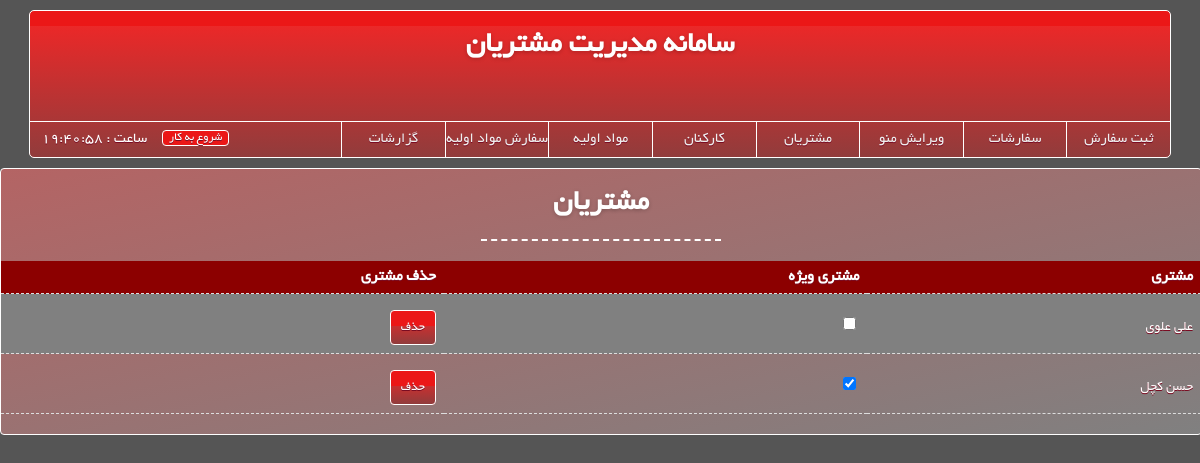
The app's page /customers/ (signed in) with its own data.
### app/models.py (models this page shows)
class Customer(models.Model):
	name = models.CharField(max_length=64)
	isVIP = models.BooleanField(default=False)

### app/views.py (the view, shortened to what this page needs)
# urls.py: path('customers/', views.customers_view, name='customers'),
@login_required
def customers_view(request):
	customers = Customer.objects.all()
	return render(request, 'customers.html',{'customers':customers})

### app/context_processors.py (called while the page is built)
def addtime(request):
    return {'now':timezone.localtime(timezone.now())}

### app/templates/customers.html (shortened to what this page needs)
{% extends 'base.html' %}
{% block content %}
  <p class="page-title">مشتریان</p>
  <div class="customers">
    <table>
      <tr>
        <th>حذف مشتری</th>
        <th>مشتری ویژه</th>
        <th>مشتری</th>
      </tr>
      {% for customer in customers %}
      <tr>
        <td><button class="editbtn" onclick="delcustomer(this)" >حذف</button></td>
        <td style="direction:rtl"><input type='checkbox' {% if customer.isVIP %} checked {% endif %} onchange="submitVIP(this)"></td>
        <td id='customer-name'>{{ customer.name }}</td>
      </tr>
      {% endfor %}
    </table>
  </div>
{% endblock %}

### app/static/css/base_style.css (style rules this page uses)
body * { font-family: 'BYekan'; }
body { font-family: 'BYekan'; background-color: #fff; text-align: right; text-decoration: none; background: #555; }
.page-title { width: 20%; margin: 0 auto 20px auto; text-align: center; padding-bottom: 20px; border-bottom: 2px dashed white; font-size: 30px; font-weight: 600; text-shadow: 0 1px 4px rgba(0,0,0,.2); }
input { border:1px solid rgba(255,255,255,.5); color:rgba(255,255,255,.5); border-radius:.25em; background:transparent; transition:all .100s; }
table { border-collapse: collapse; width: 100%; margin-bottom: 20px; text-align: right; }
tr:nth-child(even) { background-color: gray }
td { font-weight: normal;font-size: 14px; }
th, td { padding: 8px; border-bottom: 1px dashed #ddd; }
#menuedit .itemPrice,.itemName,input { font-size: 17px; }
.editbtn { -moz-box-shadow:inset 0px 39px 0px -24px #eb1717; -webkit-box-shadow:inset 0px 39px 0px -24px #eb1717; box-shadow:inset 0px 39px 0px -24px #eb1717; background:-webkit-gradient(linear, left top, left bottom, color-stop(0.05, #f02727), color-stop(1, #913c3c)); background:-moz-linear-gradient(top, #f02727 5%, #913c3c 100%); background:-webkit-linear-gradient(top, #f02727 5%, #913c3c 100%); background:-o-linear-gradient(top, #f02727 5%, #913c3c 100%); background:-ms-linear-gradient(top, #f02727 5%, #913c3c 100%); background:linear-gradient(to bottom, #f02727 5%, #913c3c 100%); filter:progid:DXImageTransform.Microsoft.gradient(startColorstr='#f02727', endColorstr='#913c3c',GradientType=0); background-color:#f02727; -moz-border-radius:4px; -webkit-border-radius:4px; border-radius:4px; border:1px solid #ffffff; cursor:pointer; padding: 10px; color:#ffffff; margin: 8px auto 0 auto; font-size:13px; text-decoration:none; text-shadow:0px 1px 0px #7a0c22; }
.customers th { background: #8c0000; font-weight: bold;font-size: 16px; }
.customers tr { font-size: 15px; }

### records on screen
Customer: name "علی علوی"
Customer: isVIP "☑", name "حسن کچل"
